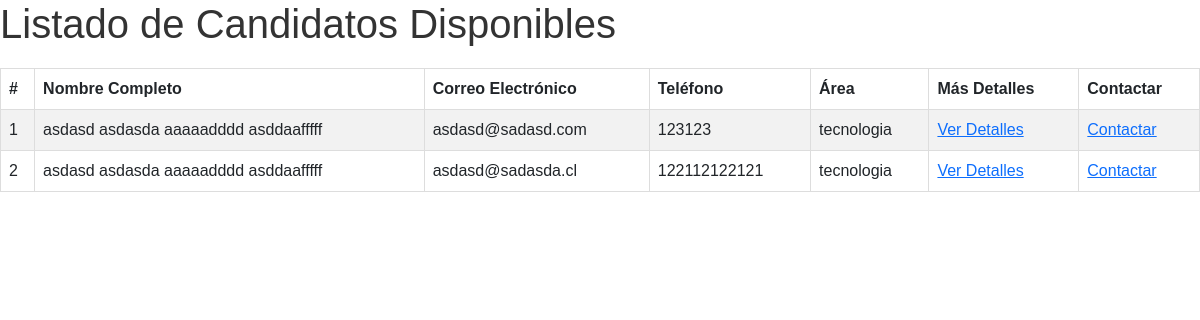
/App_curriculums/Home/emplst, run on the app's committed database.
### App_curriculums/models.py (models this page shows)
class Curriculums(models.Model):
    id = models.AutoField(primary_key=True, null=False,unique=True)
    nombre_completo = models.CharField(max_length=162, null=True, blank= True)
    email = models.EmailField(max_length=254, null=False, blank=False, unique=True)
    nombre_usu = models.ForeignKey(Usuarios, on_delete=models.CASCADE, to_field='nombre_usu')
    telefono = models.IntegerField(null=True,blank=True,unique=True)
    area = models.CharField(max_length=254,blank=True,null=False,default='Area no especificada')
    puntaje = models.IntegerField(null=True, blank=True)

### App_curriculums/views.py (the view)
# urls.py: path('/Home/emplst',views.lista_candidatos,name='Listado_empleados'),
def lista_candidatos(request):
    curriculums = Curriculums.objects.all().order_by('-puntaje')
    return render(request, 'html/lista_candidatos.html', {'curriculums': curriculums})

### App_curriculums/templates/html/lista_candidatos.html (shortened to what this page needs)
{% load static %}
<!DOCTYPE html>
<html lang="es">
<head>
    <link rel="stylesheet" type="text/css" href="https://cdn.jsdelivr.net/npm/bootstrap@5.3.0/dist/css/bootstrap.min.css">
    <link rel="stylesheet" href="{% static 'App_curriculums/css/lista_candidatos.css' %}">
</head>
<body>
<h1>Listado de Candidatos Disponibles</h1>
<table class="table table-striped">
    <thead>
        <tr>
            <th>#</th>
            <th>Nombre Completo</th>
            <th>Correo Electrónico</th>
            <th>Teléfono</th>
            <th>Área</th>
            <th>Más Detalles</th>
            <th>Contactar</th>
        </tr>
    </thead>
    <tbody>
        {% for curriculum in curriculums %}
            <tr>
                <td>{{ forloop.counter }}</td>
                <td>{{ curriculum.nombre_completo }}</td>
                <td>{{ curriculum.email }}</td>
                <td>{{ curriculum.telefono }}</td>
                <td>{{ curriculum.area }}</td>
                <td><a href="#">Ver Detalles</a></td>
                <td><a href="#">Contactar</a></td>
            </tr>
        {% endfor %}
    </tbody>
</table>
</body>
</html>

### static/App_curriculums/css/lista_candidatos.css (style rules this page uses)
body { font-family: 'Arial', sans-serif; }
h1 { color: #333; }
table { width: 100%; border-collapse: collapse; margin-top: 20px; }
th, td { border: 1px solid #ddd; padding: 8px; text-align: left; }
th { background-color: #f2f2f2; }

### data on the page
Curriculums: nombre_completo "asdasd asdasda aaaaadddd asddaafffff", email "asdasd@sadasd.com", telefono "123123", area "tecnologia"
Curriculums: nombre_completo "asdasd asdasda aaaaadddd asddaafffff", email "asdasd@sadasda.cl", telefono "122112122121", area "tecnologia"
